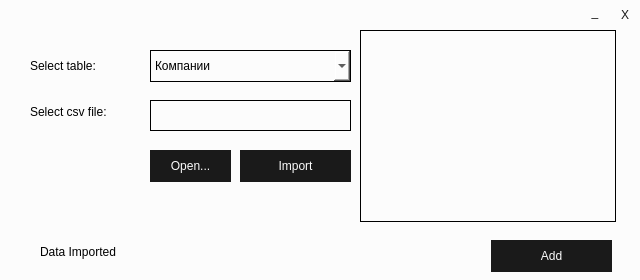
<?xml version="1.0" encoding="UTF-8"?>
<ui version="4.0">
 <class>DataImport</class>
 <widget class="QDialog" name="DataImport">
  <property name="geometry">
   <rect>
    <x>0</x>
    <y>0</y>
    <width>640</width>
    <height>280</height>
   </rect>
  </property>
  <property name="contextMenuPolicy">
   <enum>Qt::NoContextMenu</enum>
  </property>
  <property name="windowTitle">
   <string>Dialog</string>
  </property>
  <property name="styleSheet">
   <string notr="true">background-color: #fcfcfc;</string>
  </property>
  <widget class="QLabel" name="labelSelectTable">
   <property name="geometry">
    <rect>
     <x>30</x>
     <y>50</y>
     <width>101</width>
     <height>31</height>
    </rect>
   </property>
   <property name="text">
    <string>Select table:</string>
   </property>
  </widget>
  <widget class="QLabel" name="labelOpenFile">
   <property name="geometry">
    <rect>
     <x>30</x>
     <y>100</y>
     <width>111</width>
     <height>24</height>
    </rect>
   </property>
   <property name="text">
    <string>Select csv file:</string>
   </property>
  </widget>
  <widget class="QLineEdit" name="lineEditOpenFile">
   <property name="geometry">
    <rect>
     <x>150</x>
     <y>100</y>
     <width>201</width>
     <height>31</height>
    </rect>
   </property>
   <property name="styleSheet">
    <string notr="true">border-color: #1a1a1a;
border: 1px solid;

background-color: transparent;</string>
   </property>
  </widget>
  <widget class="QComboBox" name="comboBoxSelectTable">
   <property name="geometry">
    <rect>
     <x>150</x>
     <y>50</y>
     <width>201</width>
     <height>32</height>
    </rect>
   </property>
   <property name="styleSheet">
    <string notr="true">border-color: #1a1a1a;
border: 1px solid;

background-color: #fcfcfc;</string>
   </property>
   <item>
    <property name="text">
     <string>Компании</string>
    </property>
   </item>
   <item>
    <property name="text">
     <string>Контакты</string>
    </property>
   </item>
   <item>
    <property name="text">
     <string>Инфо о компании</string>
    </property>
   </item>
   <item>
    <property name="text">
     <string>Услуги</string>
    </property>
   </item>
   <item>
    <property name="text">
     <string>Контракты</string>
    </property>
   </item>
  </widget>
  <widget class="QPushButton" name="pushButtonOpenFile">
   <property name="geometry">
    <rect>
     <x>150</x>
     <y>150</y>
     <width>81</width>
     <height>32</height>
    </rect>
   </property>
   <property name="styleSheet">
    <string notr="true">background-color: #1a1a1a;

border: none;
color: #fcfcfc;
text-align: center;</string>
   </property>
   <property name="text">
    <string>Open...</string>
   </property>
  </widget>
  <widget class="QPushButton" name="pushButtonImport">
   <property name="geometry">
    <rect>
     <x>240</x>
     <y>150</y>
     <width>111</width>
     <height>32</height>
    </rect>
   </property>
   <property name="styleSheet">
    <string notr="true">background-color: #1a1a1a;

border: none;
color: #fcfcfc;
text-align: center;</string>
   </property>
   <property name="text">
    <string>Import</string>
   </property>
  </widget>
  <widget class="QListWidget" name="listWidget">
   <property name="geometry">
    <rect>
     <x>360</x>
     <y>30</y>
     <width>256</width>
     <height>192</height>
    </rect>
   </property>
   <property name="styleSheet">
    <string notr="true">border-color: #1a1a1a;
border: 1px solid;

background-color: transparent;</string>
   </property>
  </widget>
  <widget class="QPushButton" name="pushButtonAdd">
   <property name="geometry">
    <rect>
     <x>491</x>
     <y>240</y>
     <width>121</width>
     <height>32</height>
    </rect>
   </property>
   <property name="styleSheet">
    <string notr="true">background-color: #1a1a1a;

border: none;
color: #fcfcfc;
text-align: center;</string>
   </property>
   <property name="text">
    <string>Add</string>
   </property>
  </widget>
  <widget class="QLabel" name="labelStatus">
   <property name="geometry">
    <rect>
     <x>40</x>
     <y>240</y>
     <width>121</width>
     <height>24</height>
    </rect>
   </property>
   <property name="text">
    <string>Data Imported</string>
   </property>
  </widget>
  <widget class="QPushButton" name="pushButtonClose">
   <property name="geometry">
    <rect>
     <x>610</x>
     <y>0</y>
     <width>30</width>
     <height>30</height>
    </rect>
   </property>
   <property name="styleSheet">
    <string notr="true">background-color: transparent;
border: none;
color:  #1a1a1a;</string>
   </property>
   <property name="text">
    <string>X</string>
   </property>
  </widget>
  <widget class="QPushButton" name="pushButtonMinimize">
   <property name="geometry">
    <rect>
     <x>580</x>
     <y>-3</y>
     <width>30</width>
     <height>30</height>
    </rect>
   </property>
   <property name="styleSheet">
    <string notr="true">background-color: transparent;
border: none;
color:  #1a1a1a;</string>
   </property>
   <property name="text">
    <string>_</string>
   </property>
  </widget>
 </widget>
 <resources/>
 <connections/>
</ui>
